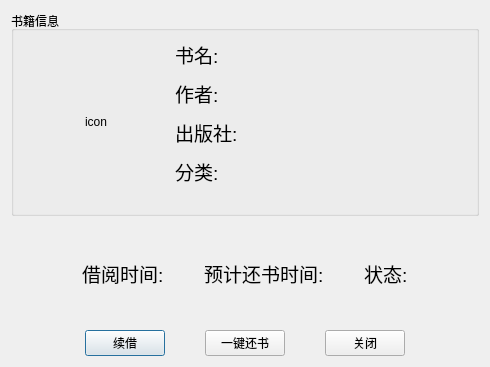
<?xml version="1.0" encoding="UTF-8"?>
<ui version="4.0">
 <class>BorrowDetailDialog</class>
 <widget class="QDialog" name="BorrowDetailDialog">
  <property name="geometry">
   <rect>
    <x>0</x>
    <y>0</y>
    <width>490</width>
    <height>367</height>
   </rect>
  </property>
  <property name="windowTitle">
   <string>借阅信息</string>
  </property>
  <layout class="QVBoxLayout" name="verticalLayout_2" stretch="2,1,0">
   <item>
    <widget class="QGroupBox" name="groupBox">
     <property name="title">
      <string>书籍信息</string>
     </property>
     <layout class="QHBoxLayout" name="horizontalLayout" stretch="1,2">
      <item>
       <widget class="QLabel" name="labIcon">
        <property name="text">
         <string>icon</string>
        </property>
        <property name="alignment">
         <set>Qt::AlignCenter</set>
        </property>
       </widget>
      </item>
      <item>
       <layout class="QVBoxLayout" name="verticalLayout_3">
        <item>
         <layout class="QVBoxLayout" name="verticalLayout">
          <property name="spacing">
           <number>10</number>
          </property>
          <item>
           <widget class="QLabel" name="labBookName">
            <property name="font">
             <font>
              <pointsize>14</pointsize>
             </font>
            </property>
            <property name="text">
             <string>书名:</string>
            </property>
           </widget>
          </item>
          <item>
           <widget class="QLabel" name="labAuthor">
            <property name="font">
             <font>
              <pointsize>14</pointsize>
             </font>
            </property>
            <property name="text">
             <string>作者:</string>
            </property>
           </widget>
          </item>
          <item>
           <widget class="QLabel" name="labPress">
            <property name="font">
             <font>
              <pointsize>14</pointsize>
             </font>
            </property>
            <property name="text">
             <string>出版社:</string>
            </property>
           </widget>
          </item>
          <item>
           <widget class="QLabel" name="labCategory">
            <property name="font">
             <font>
              <pointsize>14</pointsize>
             </font>
            </property>
            <property name="text">
             <string>分类:</string>
            </property>
           </widget>
          </item>
         </layout>
        </item>
        <item>
         <spacer name="verticalSpacer">
          <property name="orientation">
           <enum>Qt::Vertical</enum>
          </property>
          <property name="sizeHint" stdset="0">
           <size>
            <width>20</width>
            <height>40</height>
           </size>
          </property>
         </spacer>
        </item>
       </layout>
      </item>
     </layout>
    </widget>
   </item>
   <item>
    <layout class="QHBoxLayout" name="horizontalLayout_3" stretch="1,2,1">
     <item>
      <spacer name="horizontalSpacer">
       <property name="orientation">
        <enum>Qt::Horizontal</enum>
       </property>
       <property name="sizeHint" stdset="0">
        <size>
         <width>40</width>
         <height>20</height>
        </size>
       </property>
      </spacer>
     </item>
     <item>
      <layout class="QHBoxLayout" name="horizontalLayout_2">
       <property name="spacing">
        <number>40</number>
       </property>
       <item>
        <widget class="QLabel" name="labBorroeTime">
         <property name="font">
          <font>
           <pointsize>14</pointsize>
          </font>
         </property>
         <property name="text">
          <string>借阅时间:</string>
         </property>
        </widget>
       </item>
       <item>
        <widget class="QLabel" name="labReturnTime">
         <property name="font">
          <font>
           <pointsize>14</pointsize>
          </font>
         </property>
         <property name="text">
          <string>预计还书时间:</string>
         </property>
        </widget>
       </item>
       <item>
        <widget class="QLabel" name="labStatus">
         <property name="font">
          <font>
           <pointsize>14</pointsize>
          </font>
         </property>
         <property name="text">
          <string>状态:</string>
         </property>
        </widget>
       </item>
      </layout>
     </item>
     <item>
      <spacer name="horizontalSpacer_2">
       <property name="orientation">
        <enum>Qt::Horizontal</enum>
       </property>
       <property name="sizeHint" stdset="0">
        <size>
         <width>40</width>
         <height>20</height>
        </size>
       </property>
      </spacer>
     </item>
    </layout>
   </item>
   <item>
    <layout class="QHBoxLayout" name="horizontalLayout_5">
     <item>
      <spacer name="horizontalSpacer_4">
       <property name="orientation">
        <enum>Qt::Horizontal</enum>
       </property>
       <property name="sizeHint" stdset="0">
        <size>
         <width>40</width>
         <height>20</height>
        </size>
       </property>
      </spacer>
     </item>
     <item>
      <layout class="QHBoxLayout" name="horizontalLayout_4">
       <property name="spacing">
        <number>40</number>
       </property>
       <item>
        <widget class="QPushButton" name="btnBorrow">
         <property name="text">
          <string>续借</string>
         </property>
         <property name="flat">
          <bool>false</bool>
         </property>
        </widget>
       </item>
       <item>
        <widget class="QPushButton" name="btnReturn">
         <property name="text">
          <string>一键还书</string>
         </property>
        </widget>
       </item>
       <item>
        <widget class="QPushButton" name="btnClose">
         <property name="text">
          <string>关闭</string>
         </property>
        </widget>
       </item>
      </layout>
     </item>
     <item>
      <spacer name="horizontalSpacer_3">
       <property name="orientation">
        <enum>Qt::Horizontal</enum>
       </property>
       <property name="sizeHint" stdset="0">
        <size>
         <width>40</width>
         <height>20</height>
        </size>
       </property>
      </spacer>
     </item>
    </layout>
   </item>
  </layout>
 </widget>
 <resources/>
 <connections>
  <connection>
   <sender>btnClose</sender>
   <signal>clicked()</signal>
   <receiver>BorrowDetailDialog</receiver>
   <slot>close()</slot>
   <hints>
    <hint type="sourcelabel">
     <x>364</x>
     <y>349</y>
    </hint>
    <hint type="destinationlabel">
     <x>244</x>
     <y>183</y>
    </hint>
   </hints>
  </connection>
 </connections>
</ui>
